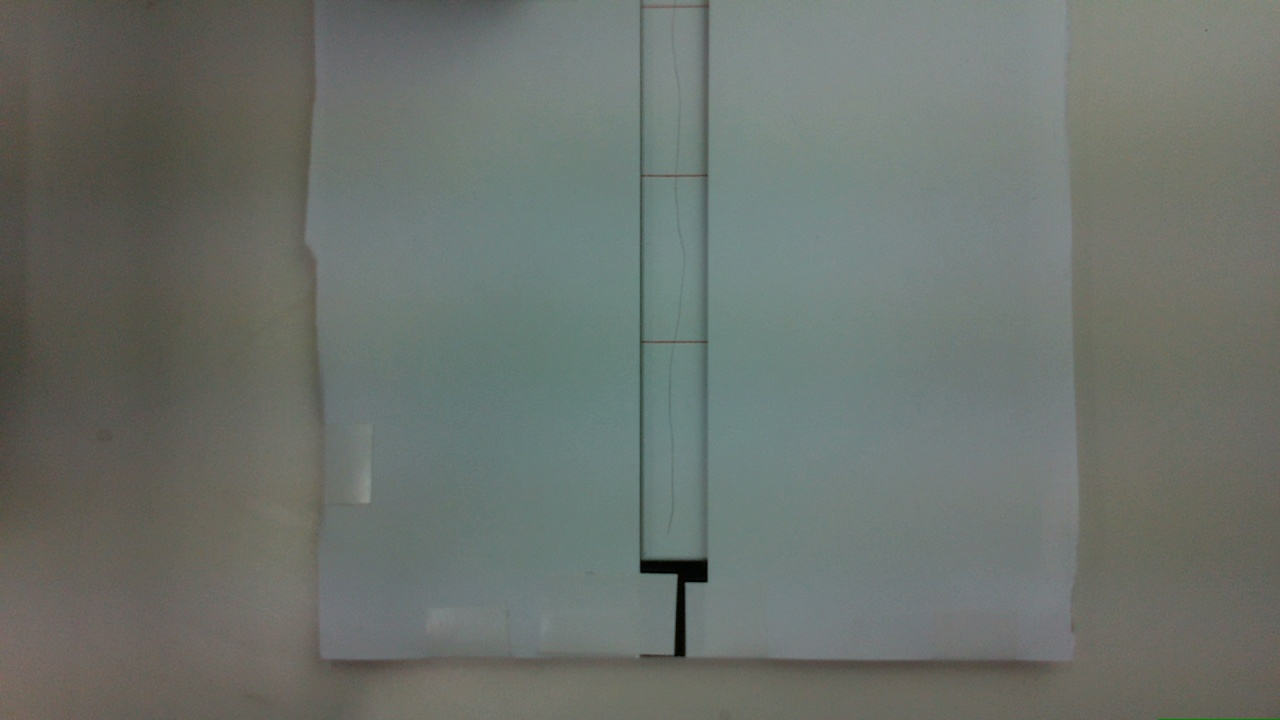
#> input picture stitching_img/processed/bu/2.jpg, 1280 x 720 px, given in place of 2.png, which was not available
$ python img_proc.py   (older library calls are emulated)
#> lines starting #> are read from the running program, lines starting #| are printed output that depends on the picture; after the words box and inside, x2 and y2 are one past the last pixel; in counts of white or black regions, pixels touching at a corner belong together; pictures that were not available may be replaced by others from this repository, and a replacement may not be noted
#%%
import cv2, time
import numpy as np

img_dir = '/Users/shetshield/Desktop/python_ws/hojeon/image/'
img_f   = img_dir + '2.png'

img = cv2.imread(img_f, cv2.IMREAD_GRAYSCALE)
#> img: shape (720, 1280); min 0, max 144, mean 111.2

cv2.namedWindow('img1', cv2.WINDOW_NORMAL)

window_y  = 720//9   # 80
window_yy = window_y // 2
window_x = 1280//20 # 64

st = time.time()

idx_max = 0
arr_sum = 0
canvas = np.zeros((img.shape), dtype=np.uint8)

for i in range(img.shape[1]//window_x) :
    idx_max = 0
    arr_sum = 0
    for j in range(img.shape[0]//window_y) :
        _img = img[j*window_y:(j+1)*window_y, i*window_x:(i+1)*window_x]
        _sum = np.sum(_img)
        # print(_sum, i, j)
        if arr_sum < _sum :
            arr_sum = _sum
            idx_max = j
            arr     = _img
    arr_sum = 0
    idx_max_subwin = 0
    for jj in range(arr.shape[0]//window_yy) :
        _img = arr[jj*window_yy:(jj+1)*window_yy, :]
        _sum = np.sum(_img)
        if arr_sum < _sum :
            arr_sum = _sum
            idx_max_subwin = jj
            arr_ = _img
    sob_y = cv2.Sobel(arr_, cv2.CV_64F, 0, 1, ksize=3)
    sob_y = cv2.convertScaleAbs(sob_y)
    edge  = cv2.Canny(sob_y, 50, 150)
    for x in range(edge.shape[1]) :
        col = np.nonzero(edge[:, x])
        if len(col[0]) > 0 :
            idx = np.min(col)
            canvas[idx_max*window_y+idx_max_subwin*window_yy+idx, i*window_x+x] = 255
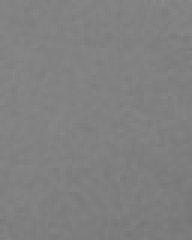
#> arr: shape (80, 64) (shown 3 times larger); min 118, max 137, mean 128.1
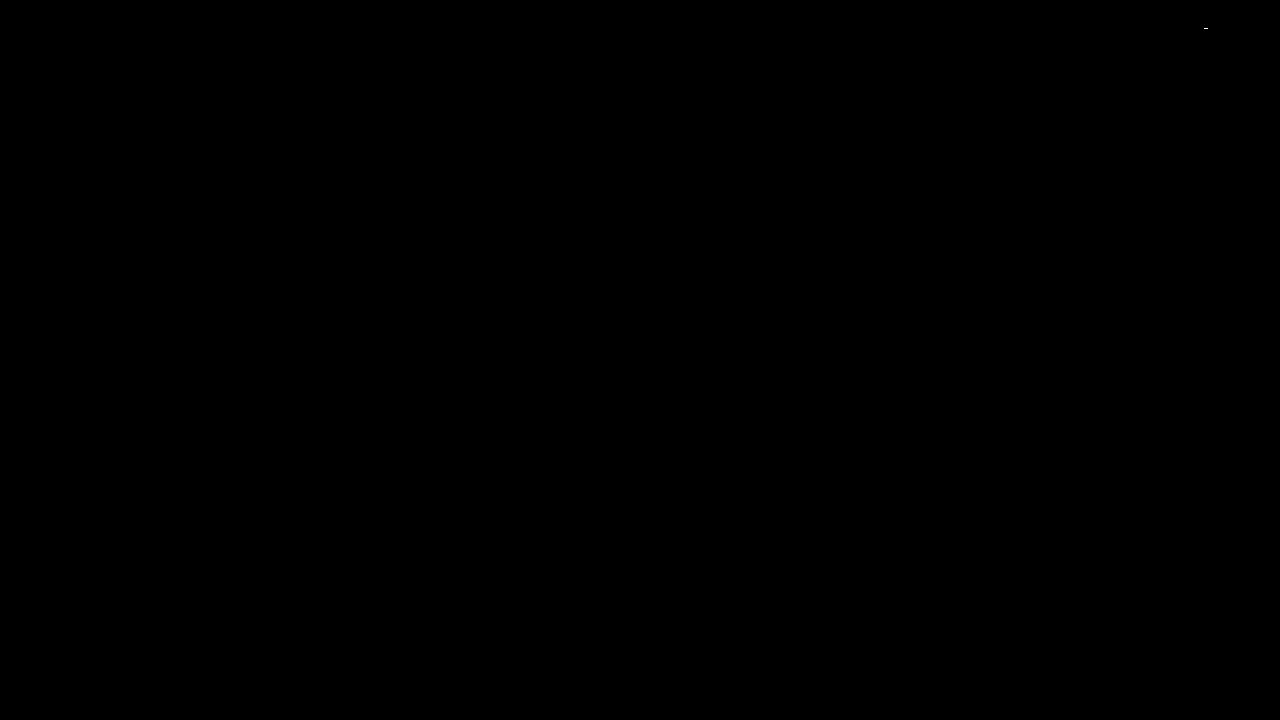
#> canvas: shape (720, 1280); 0% white in thin lines or dots, all inside (x1, y1, x2, y2) = (1204, 28, 1208, 29)
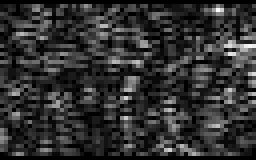
#> sob_y: shape (40, 64) (shown 4 times larger); min 0, max 28, mean 5.4; drawn with min black and max white

print("elapsed", round(time.time()-st, 8))

cv2.imshow('img1', canvas)
# cv2.imshow('img2', img_list[6][0])

cv2.waitKey()
cv2.destroyAllWindows()

$ run again, with stitching_img/processed/bu/0.jpg copied over stitching_img/processed/bu/2.jpg
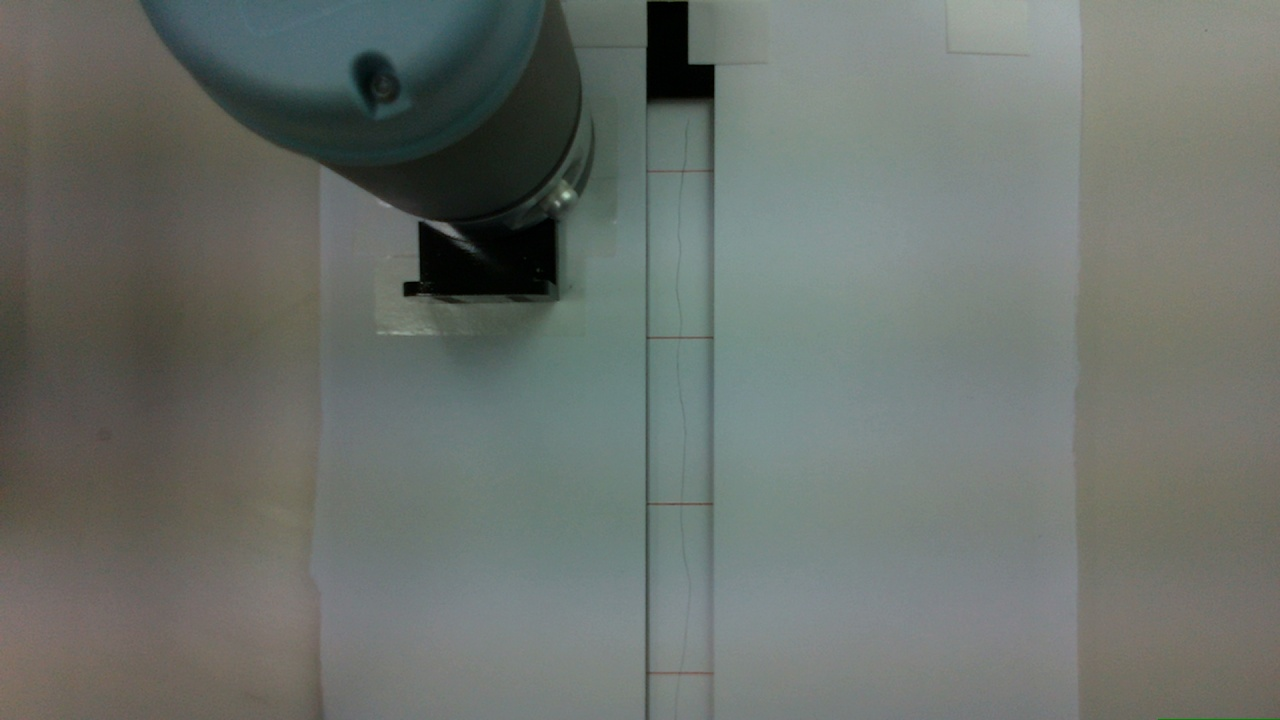
#> input picture stitching_img/processed/bu/0.jpg, 1280 x 720 px, given in place of 2.png, which was not available
#> after the loop `for i in range(img.shape[1]//window_x) :`:
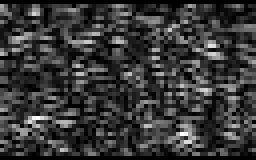
#> sob_y: shape (40, 64) (shown 4 times larger); min 0, max 28, mean 6.1; drawn with min black and max white

$ run again, with stitching_img/processed/bu/1.jpg copied over stitching_img/processed/bu/2.jpg
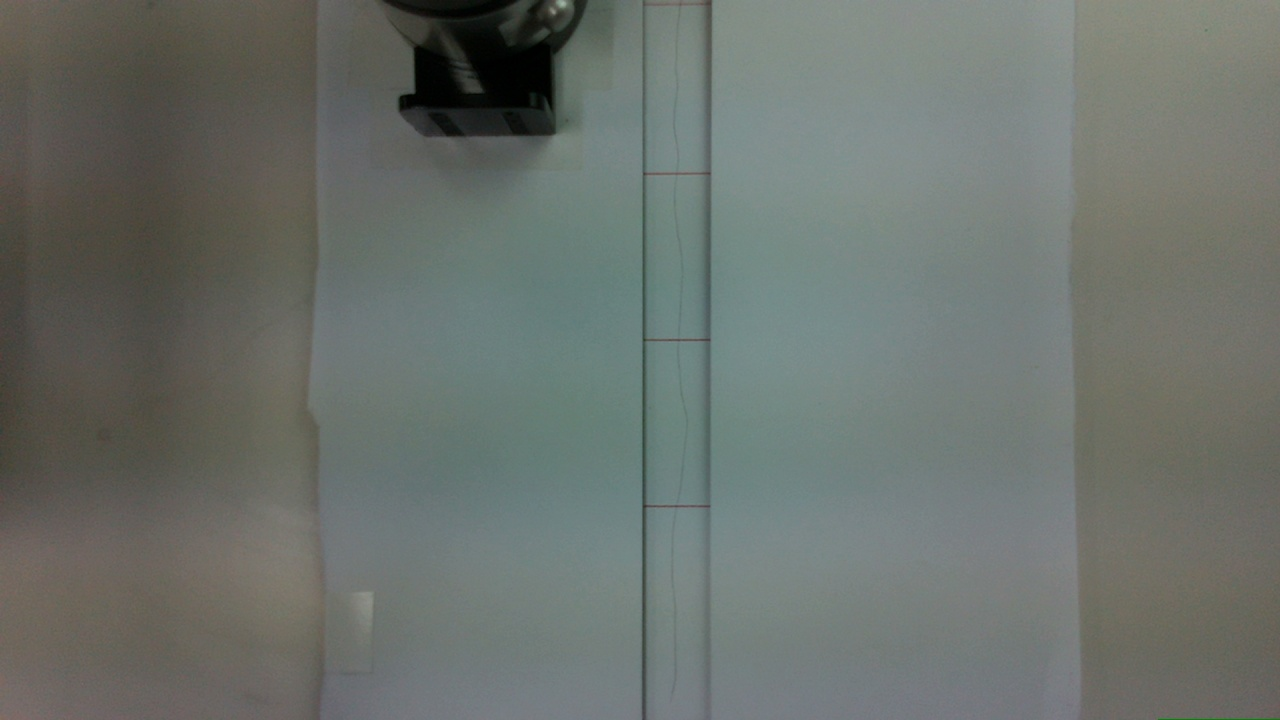
#> input picture stitching_img/processed/bu/1.jpg, 1280 x 720 px, given in place of 2.png, which was not available
#> after the loop `for i in range(img.shape[1]//window_x) :`:
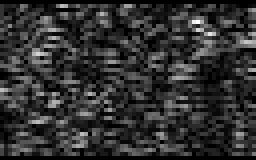
#> sob_y: shape (40, 64) (shown 4 times larger); min 0, max 30, mean 5.8; drawn with min black and max white

$ run again, with stitching_img/processed/bu/3.jpg copied over stitching_img/processed/bu/2.jpg
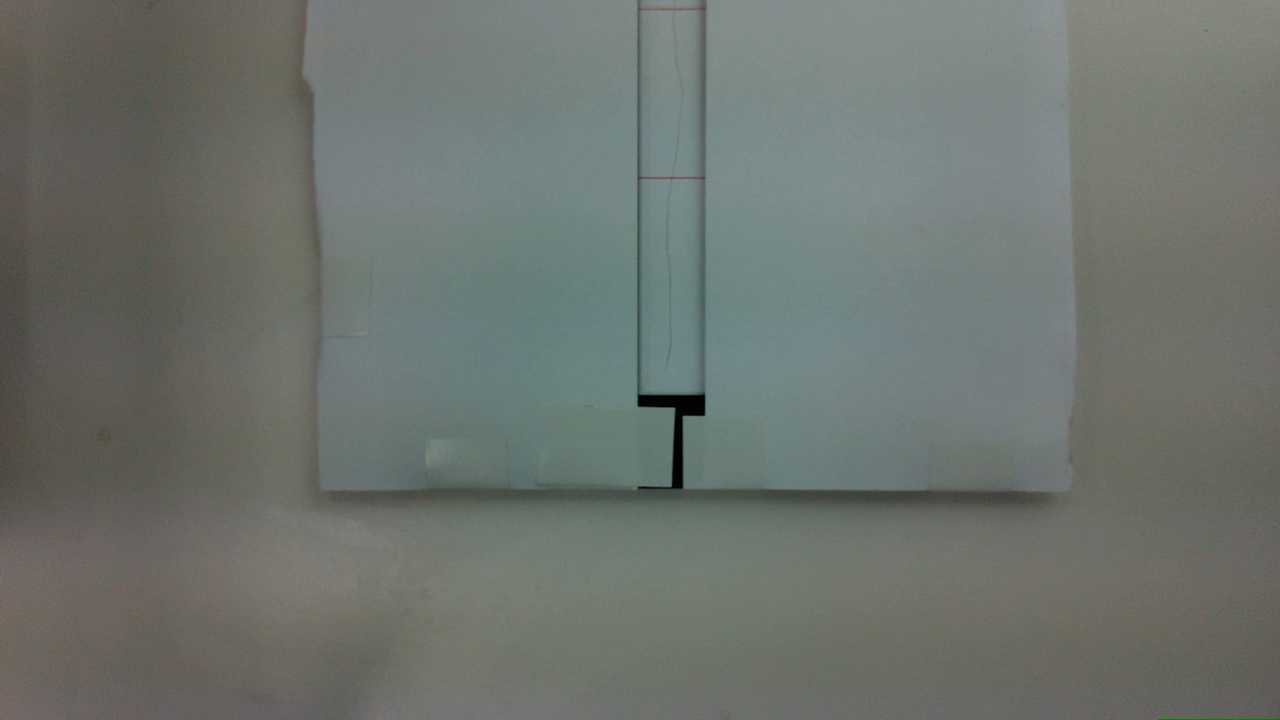
#> input picture stitching_img/processed/bu/3.jpg, 1280 x 720 px, given in place of 2.png, which was not available
#> after the loop `for i in range(img.shape[1]//window_x) :`:
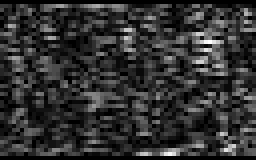
#> sob_y: shape (40, 64) (shown 4 times larger); min 0, max 27, mean 5.2; drawn with min black and max white
